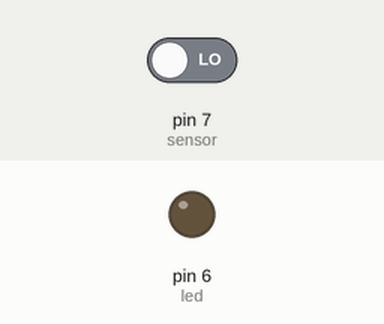
This sketch was run on a simulated Arduino Uno, built with avr-gcc and run on an emulated ATmega328P. Shown: output pins drawn as LEDs (lit = HIGH). The test bench sets the inputs (shaded band); at power-on: pin 7 (sensor) LOW.

Above: at 0.5 s.
At 39.7 s:
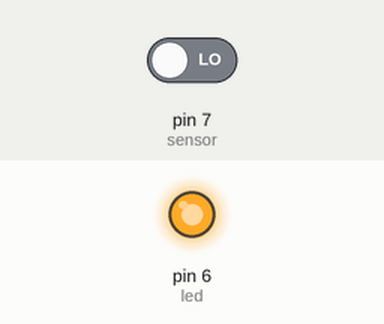
Timing chart, 0 to 47.1 s (numbered marks = the images above):
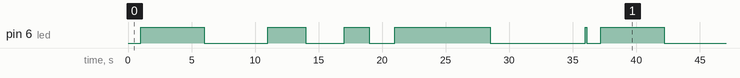

Measured:
- by itself, pin 6 (led): repeats every 36.2 s: LOW 5.0 s, HIGH 3.0 s, LOW 3.0 s, HIGH 2.0 s, LOW 2.0 s, HIGH 7.5 s, LOW 7.5 s, HIGH 0.10 s, LOW 1.1 s, HIGH 5.0 s
- by itself, everything shown: repeats every 36.2 s, in 10 steps

The sketch:

Calcular_distancia_arduino.ino
```cpp
///sensores a usar
int led = 6;
int sensor = 7;

///constante a medir distancia
const float sonido = 34300.0;
const float dist1=20.0;
const float dist2=15.0;
const float dist3=10.0;
const float dist4=5.0;
const float dist5=1.0;


void setup() {
////led de salida
  pinMode(led,OUTPUT);
///sensor de entrada
  pinMode(sensor,INPUT);
}

void loop() {
///empieza apagado
  digitalWrite(led,LOW);

  ///calcula distancia por medio de formula
  float distancia = calculardistancia();

  if(distancia<dist1){
    digitalWrite(led,HIGH);
    delay(5000);
    digitalWrite(led,LOW);
    delay(5000);

  }
  if(distancia<dist2){
      digitalWrite(led,HIGH);
      delay(3000);
      digitalWrite(led,LOW);
      delay (3000);
    }
  if(distancia<dist3){
    digitalWrite(led,HIGH);
    delay(2000);
    digitalWrite(led,LOW);
    delay(2000);

  }
  if(distancia<dist4){
      digitalWrite(led,HIGH);
      delay(7500);
      digitalWrite(led,LOW);
      delay (7500);
    }
  if(distancia<dist5){
      digitalWrite(led,HIGH);
      delay(100);
      digitalWrite(led,LOW);
      delay (100);
    }


}


float calculardistancia(){
  unsigned long tiempo=pulseIn(sensor,HIGH);
  float distancia = tiempo * 0.00001*sonido/2.0;
  return distancia;


}
```
